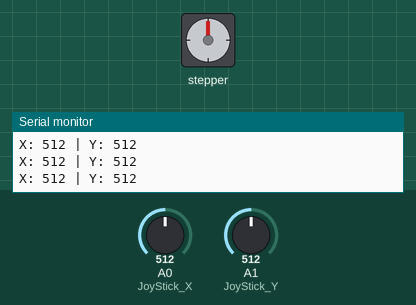
A sketch run on a simulated Arduino Uno, built with avr-gcc and run on an emulated ATmega328P. Shown: stepper motor, the last lines printed to the serial monitor. Inputs (shaded band) come from the test bench; at power-on: A0 (JoyStick_X) = 512, A1 (JoyStick_Y) = 512. Stepper angles assume 2048 steps per turn.

Above: at 1.2 s.
1.3 s: A0 (JoyStick_X) set to 587
2.8 s: A0 (JoyStick_X) set to 609
At 4.2 s:
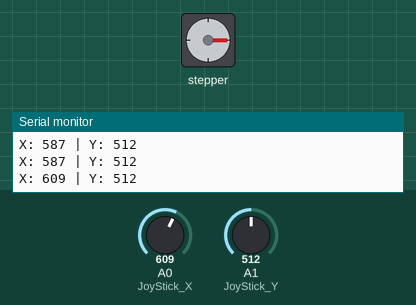
At 5.7 s:
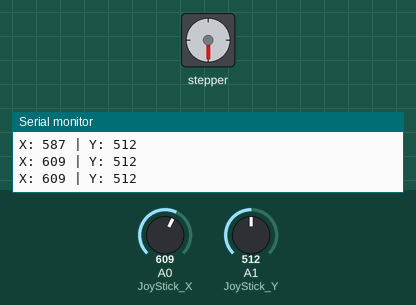
5.8 s: A1 (JoyStick_Y) set to 910
8.8 s: A1 (JoyStick_Y) set to 900
11.8 s: A0 (JoyStick_X) set to 590
At 12.7 s:
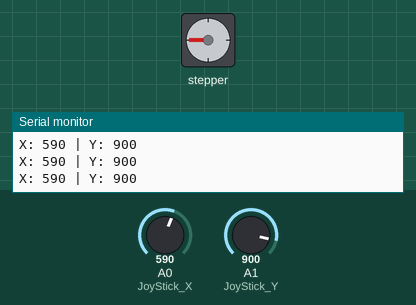
14.8 s: A1 (JoyStick_Y) set to 213
16.3 s: A1 (JoyStick_Y) set to 192
At 16.77 s:
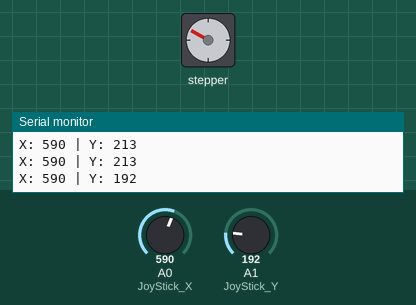
Timing chart, 0 to 20.3 s (numbered marks = the images above; inputs shaded):
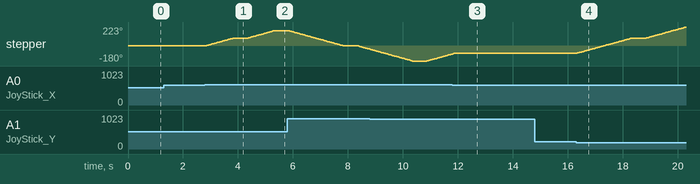

Measured:
- the behaviour switches between 600 and 601 on A0 (JoyStick_X) (found by bisection; images 0 and 1)
- the behaviour switches between 200 and 199 on A1 (JoyStick_Y) (found by bisection; images 3 and 4)
- after the input at 2.8 s, stepper: turns 90° clockwise in 1.0 s, then 90° clockwise in 1.0 s
- after the input at 11.8 s, stepper: goes on until 11.9 s, then stays -90°
- after the input at 16.3 s, stepper: turns 180° clockwise in 2.0 s, then 131° clockwise in 1.5 s

The sketch:

step_js.ino
```cpp
#include <Stepper.h>

// Định nghĩa chân kết nối
const int JoyStick_X = A0;  // Chân kết nối trục X của joystick
const int JoyStick_Y = A1;  // Chân kết nối trục Y của joystick
const int button = 3;       // Chân nút nhấn (không được sử dụng ở đây)

// Cài đặt động cơ bước
const int stepsPerRevolution = 2048;  // Số bước cho 1 vòng quay
const int stepAngle1 = 90;            // Góc quay 90 độ
const int stepAngle2 = 180;           // Góc quay 180 độ

// Map góc quay sang số bước
const int stepCount1 = map(stepAngle1, 0, 360, 0, stepsPerRevolution);
const int stepCount2 = map(stepAngle2, 0, 360, 0, stepsPerRevolution);

// Khởi tạo đối tượng động cơ bước
Stepper myStepper(stepsPerRevolution, 8, 10, 9, 11);
//in1-8, in2-9,in3-10,in4-11
void setup() {
  pinMode(button, INPUT_PULLUP);  // Thiết lập nút nhấn (nếu cần sử dụng sau này)
  myStepper.setSpeed(15);        // Đặt tốc độ động cơ bước (rpm)
  Serial.begin(9600);            // Khởi động giao tiếp Serial để debug
}

void loop() {
  int x = analogRead(JoyStick_X);  // Đọc giá trị trục X của joystick
  int y = analogRead(JoyStick_Y);  // Đọc giá trị trục Y của joystick

  // In giá trị joystick để debug
  Serial.print("X: ");
  Serial.print(x);
  Serial.print(" | Y: ");
  Serial.println(y);
  if (y < 200) {  // Gạt joystick lên
    myStepper.step(stepCount2);   // Quay thuận 180 độ
    delay(500);
    return;
  } else if (y > 900) {  // Gạt joystick xuống
    myStepper.step(-stepCount2);  // Quay ngược 180 độ
    delay(500);
    return;
  }
  // Điều khiển động cơ dựa vào hướng joystick
  else if (y >= 200 && y <= 900 && x < 400) {  // Gạt joystick sang trái
    myStepper.step(-stepCount1);  // Quay ngược 90 độ
    delay(500);
    return;
  } else if (y >= 200 && y <= 900 && x > 600) {  // Gạt joystick sang phải
    myStepper.step(stepCount1);   // Quay thuận 90 độ
    delay(500);
    return;
  }


  delay(100);  // Thời gian nghỉ để giảm tải xử lý
}
```
